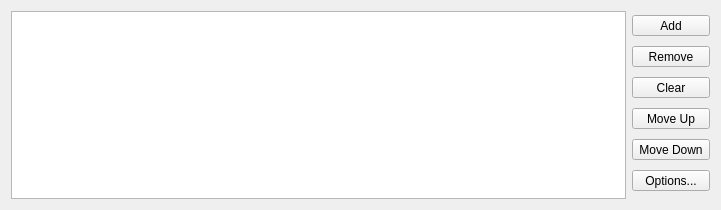
<?xml version="1.0" encoding="UTF-8"?>
<ui version="4.0">
 <class>PostProcessingChainConfigWidget</class>
 <widget class="QWidget" name="PostProcessingChainConfigWidget">
  <property name="geometry">
   <rect>
    <x>0</x>
    <y>0</y>
    <width>721</width>
    <height>210</height>
   </rect>
  </property>
  <property name="sizePolicy">
   <sizepolicy hsizetype="Preferred" vsizetype="Fixed">
    <horstretch>0</horstretch>
    <verstretch>0</verstretch>
   </sizepolicy>
  </property>
  <property name="windowTitle">
   <string>Form</string>
  </property>
  <layout class="QHBoxLayout" name="horizontalLayout">
   <item>
    <widget class="QListWidget" name="shaders">
     <property name="sizePolicy">
      <sizepolicy hsizetype="Expanding" vsizetype="Preferred">
       <horstretch>0</horstretch>
       <verstretch>0</verstretch>
      </sizepolicy>
     </property>
     <property name="minimumSize">
      <size>
       <width>0</width>
       <height>80</height>
      </size>
     </property>
    </widget>
   </item>
   <item>
    <layout class="QVBoxLayout" name="verticalLayout">
     <item>
      <widget class="QToolButton" name="add">
       <property name="sizePolicy">
        <sizepolicy hsizetype="Preferred" vsizetype="Fixed">
         <horstretch>0</horstretch>
         <verstretch>0</verstretch>
        </sizepolicy>
       </property>
       <property name="text">
        <string>Add</string>
       </property>
       <property name="icon">
        <iconset theme="PostProcessingAdd"/>
       </property>
       <property name="toolButtonStyle">
        <enum>Qt::ToolButtonTextBesideIcon</enum>
       </property>
      </widget>
     </item>
     <item>
      <widget class="QToolButton" name="remove">
       <property name="sizePolicy">
        <sizepolicy hsizetype="Preferred" vsizetype="Fixed">
         <horstretch>0</horstretch>
         <verstretch>0</verstretch>
        </sizepolicy>
       </property>
       <property name="text">
        <string>Remove</string>
       </property>
       <property name="icon">
        <iconset theme="PostProcessingRemove"/>
       </property>
       <property name="toolButtonStyle">
        <enum>Qt::ToolButtonTextBesideIcon</enum>
       </property>
      </widget>
     </item>
     <item>
      <widget class="QToolButton" name="clear">
       <property name="sizePolicy">
        <sizepolicy hsizetype="Preferred" vsizetype="Fixed">
         <horstretch>0</horstretch>
         <verstretch>0</verstretch>
        </sizepolicy>
       </property>
       <property name="text">
        <string>Clear</string>
       </property>
       <property name="icon">
        <iconset theme="Clear"/>
       </property>
       <property name="toolButtonStyle">
        <enum>Qt::ToolButtonTextBesideIcon</enum>
       </property>
      </widget>
     </item>
     <item>
      <widget class="QToolButton" name="moveUp">
       <property name="sizePolicy">
        <sizepolicy hsizetype="Preferred" vsizetype="Fixed">
         <horstretch>0</horstretch>
         <verstretch>0</verstretch>
        </sizepolicy>
       </property>
       <property name="text">
        <string>Move Up</string>
       </property>
       <property name="icon">
        <iconset theme="MoveUp"/>
       </property>
       <property name="toolButtonStyle">
        <enum>Qt::ToolButtonTextBesideIcon</enum>
       </property>
      </widget>
     </item>
     <item>
      <widget class="QToolButton" name="moveDown">
       <property name="sizePolicy">
        <sizepolicy hsizetype="Preferred" vsizetype="Fixed">
         <horstretch>0</horstretch>
         <verstretch>0</verstretch>
        </sizepolicy>
       </property>
       <property name="text">
        <string>Move Down</string>
       </property>
       <property name="icon">
        <iconset theme="MoveDown"/>
       </property>
       <property name="toolButtonStyle">
        <enum>Qt::ToolButtonTextBesideIcon</enum>
       </property>
      </widget>
     </item>
     <item>
      <widget class="QToolButton" name="shaderSettings">
       <property name="sizePolicy">
        <sizepolicy hsizetype="Preferred" vsizetype="Fixed">
         <horstretch>0</horstretch>
         <verstretch>0</verstretch>
        </sizepolicy>
       </property>
       <property name="text">
        <string>Options...</string>
       </property>
       <property name="icon">
        <iconset theme="Options"/>
       </property>
       <property name="toolButtonStyle">
        <enum>Qt::ToolButtonTextBesideIcon</enum>
       </property>
      </widget>
     </item>
    </layout>
   </item>
  </layout>
 </widget>
 <resources>
  <include location="resources/resources.qrc"/>
 </resources>
 <connections/>
</ui>
